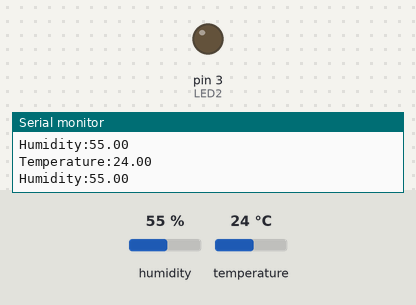
The sketch below on a simulated Arduino Uno, built with avr-gcc and run on an emulated ATmega328P. Parts: output pins drawn as LEDs (lit = HIGH), the last lines printed to the serial monitor. The test bench sets the inputs (shaded band); at power-on: temperature 24 °C, humidity 55 %.

Above: at 2.8 s.
2.9 s: temperature set to 39 °C
5.6 s: temperature set to 42 °C
At 7.5 s:
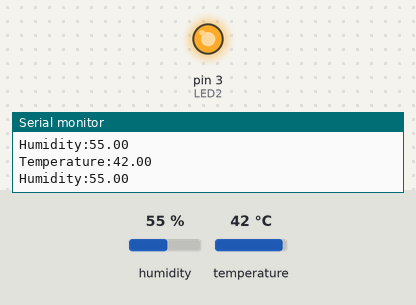
8.3 s: temperature set to 12 °C
At 9.4 s:
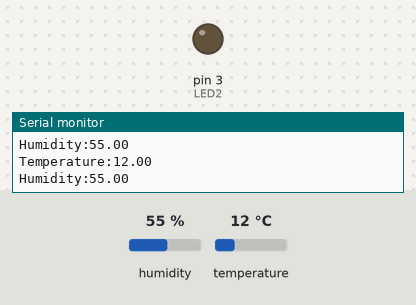
11.0 s: temperature set to 41 °C
At 11.9 s:
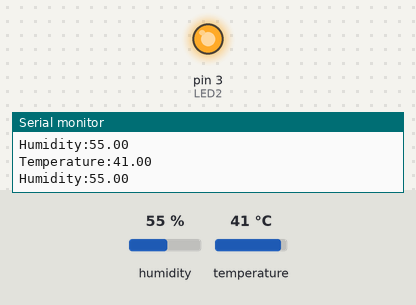
Timing chart, 0 to 14.0 s (numbered marks = the images above; inputs shaded):
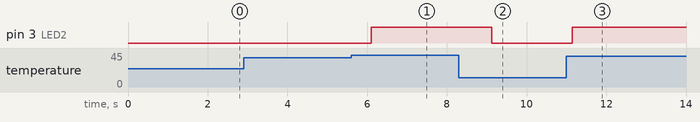

Measured:
- the behaviour switches between 40 and 41 °C on temperature (found by bisection; images 0 and 1)
- after the input at 5.6 s, pin 3 (LED2): LOW → HIGH after 0.50 s
- after the input at 8.3 s, pin 3 (LED2): HIGH → LOW after 0.82 s
- after the input at 11.0 s, pin 3 (LED2): LOW → HIGH after 0.15 s

The sketch:

DHT_sensor.ino
```cpp
#include <DHT.h>

#define DHTPIN 6
#define DHTTYPE DHT11
int LED2 = 3;
DHT dht(DHTPIN, DHTTYPE);

void setup() {
  Serial.begin(9600);
  dht.begin();
  pinMode(LED2, OUTPUT);
}

void loop() {
  float t = dht.readTemperature(); // Added parentheses here!
  float h = dht.readHumidity();

  if (isnan(t) || isnan(h)) { // It's a good idea to check if the readings are valid!
    Serial.println("Failed to read from DHT sensor!");
  } else {
    Serial.print("Temperature:");
    Serial.println(t);
    Serial.print("Humidity:");
    Serial.println(h);

    if (t > 40) {
      digitalWrite(LED2, HIGH);
      delay(1000);
    } else {
      digitalWrite(LED2, LOW);
    }
  }
  delay(2000);
}
```
